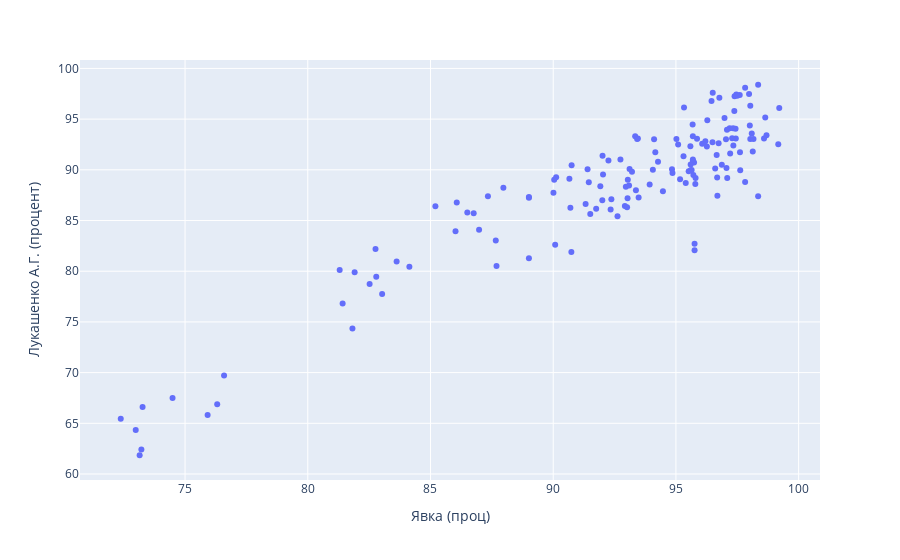

Notebook code cell kept with this figure:
### Code cell
import plotly.express as px
fig = px.scatter(data1, x="Явка (проц)", y="Лукашенко А.Г. (процент)", )
fig.show()

### Figure 1 — Plotly figure (JSON) as saved in the notebook; plotly's stock layout.template omitted (floating-point values rounded to 4 significant figures; data arrays with more than 128 entries replaced by an {"elided": "..."} marker saying what was removed)
{"data": [{"hovertemplate": "Явка (проц)=%{x}<br>Лукашенко А.Г. (процент)=%{y}<extra></extra>", "legendgroup": "", "marker": {"color": "#636efa", "symbol": "circle"}, "mode": "markers", "name": "", "showlegend": false, "type": "scatter", "x": {"elided": "146 float values"}, "xaxis": "x", "y": {"elided": "146 float values"}, "yaxis": "y"}], "layout": {"legend": {"tracegroupgap": 0}, "margin": {"t": 60}, "xaxis": {"anchor": "y", "domain": [0, 1], "title": {"text": "Явка (проц)"}}, "yaxis": {"anchor": "x", "domain": [0, 1], "title": {"text": "Лукашенко А.Г. (процент)"}}}}
